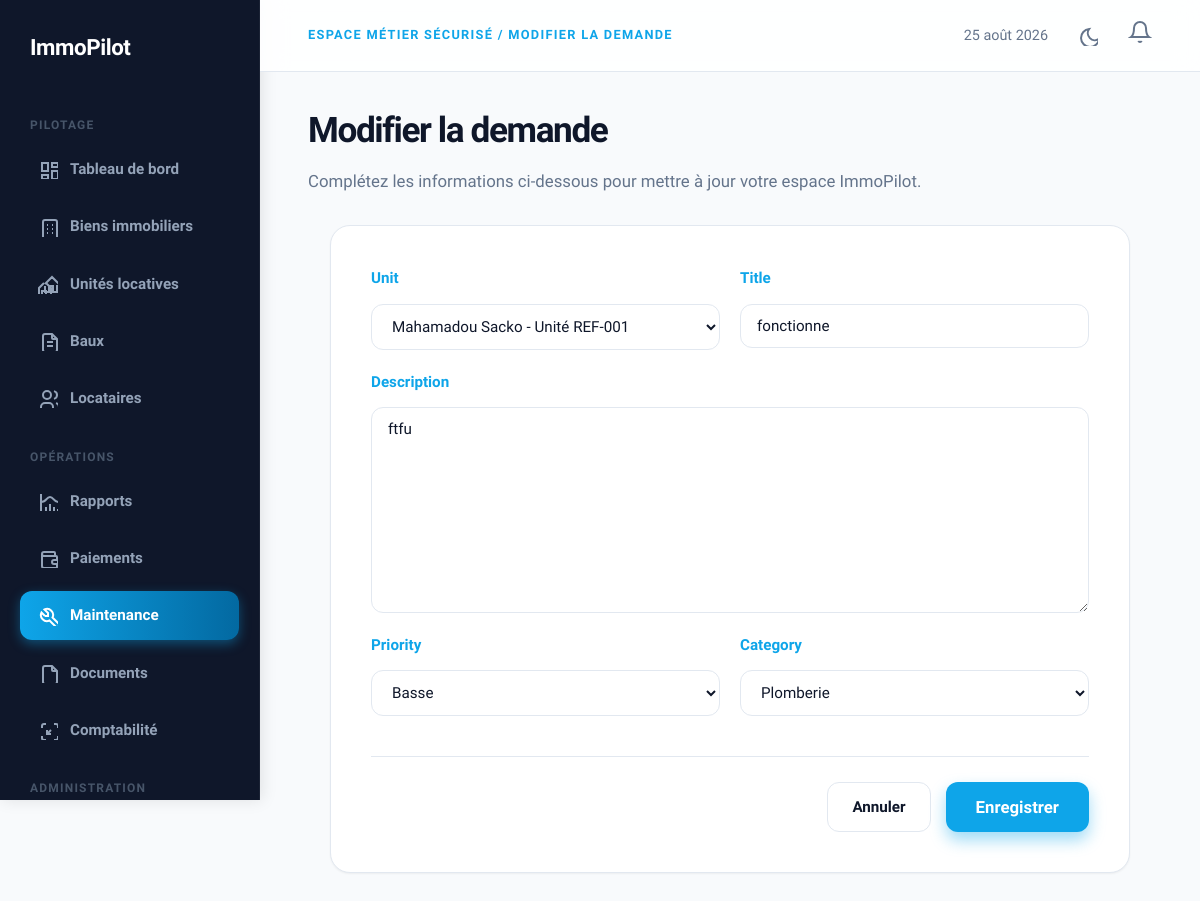
/maintenance/1/modifier/ (signed in), run on the app's committed database.
### Comptes/models.py (models this page shows, shortened)
class SiteSettings(models.Model):
    app_name = models.CharField(max_length=100, default='ImmoPilot', verbose_name='Nom de l\'application')
    logo = models.ImageField(upload_to='settings/', null=True, blank=True, verbose_name='Logo de l\'application')
    primary_color = models.CharField(max_length=20, default='#0ea5e9', verbose_name='Couleur principale')
    class Meta:
        verbose_name = 'Paramètre du site'
        verbose_name_plural = 'Paramètres du site'
    @classmethod
    def load(cls):
        obj, created = cls.objects.get_or_create(pk=1)
        return obj

### Maintenance/models.py (models this page shows, shortened)
class MaintenanceRequest(models.Model):
    PRIORITY_CHOICES = [
        ('low', 'Basse'),
        ('medium', 'Moyenne'),
        ('high', 'Haute'),
        ('urgent', 'Urgente'),
    ]
    STATUS_CHOICES = [
        ('submitted', 'Soumise'),
        ('in_progress', 'En cours'),
        ('completed', 'Terminée'),
        ('cancelled', 'Annulée'),
    ]
    unit = models.ForeignKey(
        Unit,
        on_delete=models.CASCADE,
        related_name='maintenance_requests'
    )
    tenant = models.ForeignKey(
        settings.AUTH_USER_MODEL,
        on_delete=models.SET_NULL,
        null=True,
        related_name='maintenance_requests'
    )
    title = models.CharField(max_length=200)
    description = models.TextField()
    priority = models.CharField(max_length=20, choices=PRIORITY_CHOICES, default='medium')
    status = models.CharField(max_length=20, choices=STATUS_CHOICES, default='submitted')
    category = models.CharField(
        max_length=100,
        choices=[
            ('plumbing', 'Plomberie'),
            ('electrical', 'Électricité'),
            ('heating', 'Chauffage'),
            ('appliances', 'Électroménager'),
            ('structural', 'Structurel'),
            ('other', 'Autre'),
        ],
        default='other'
    )
    assigned_to = models.ForeignKey(
        settings.AUTH_USER_MODEL,
        on_delete=models.SET_NULL,
        null=True,
        related_name='assigned_maintenance',
        limit_choices_to={'role': 'agent'}
    )
    submitted_at = models.DateTimeField(auto_now_add=True)
    completed_at = models.DateTimeField(null=True, blank=True)
    notes = models.TextField(blank=True)
    cost = models.DecimalField(max_digits=10, decimal_places=2, null=True, blank=True)
    class Meta:
        db_table = 'maintenance_maintenancerequest'
        ordering = ['-submitted_at']
        indexes = [
            models.Index(fields=['unit', 'status']),
            models.Index(fields=['status', 'priority']),
        ]

### Maintenance/views.py (the view)
# urls.py: path('<int:pk>/modifier/', maintenance_update, name='maintenance_update'),
@login_required
def maintenance_update(request, pk):
	item = get_object_or_404(MaintenanceRequest, pk=pk, unit__property__owner=request.user)
	form = MaintenanceRequestForm(request.user, request.POST or None, instance=item)
	if request.method == 'POST' and form.is_valid():
		form.save()
		messages.success(request, 'La demande de maintenance a été mise à jour.')
		return redirect('maintenance_list')
	return render(request, 'shared_form.html', {'form': form, 'page_title': 'Modifier la demande', 'back_url': 'maintenance_list'})

### Maintenance/forms.py
class MaintenanceRequestForm(forms.ModelForm):
    class Meta:
        model = MaintenanceRequest
        exclude = ('tenant', 'status', 'assigned_to', 'submitted_at', 'completed_at', 'notes', 'cost')
    def __init__(self, owner, *args, **kwargs):
        super().__init__(*args, **kwargs)
        self.fields['unit'].queryset = Unit.objects.filter(property__owner=owner)
        for field in self.fields.values():
            field.widget.attrs['class'] = 'field-input'
        self.fields['description'].widget.attrs['class'] = 'field-input field-textarea'

### Comptes/context_processors.py (called while the page is built)
def notifications(request):
    if request.user.is_authenticated:
        unread_notifications = Notification.objects.filter(user=request.user, is_read=False)
        return {'unread_notifications': unread_notifications, 'unread_notifications_count': unread_notifications.count()}
    return {'unread_notifications': [], 'unread_notifications_count': 0}

def site_settings_processor(request):
    return {
        'site_settings': SiteSettings.load()
    }

### Proprietes/models.py (called while the page is built)
    def __str__(self):
        return f"{self.property.name} - Unité {self.unit_number}"

### templates/shared_form.html (shortened to what this page needs)
{% extends "base.html" %}
{% block eyebrow %}Espace métier sécurisé / {{ page_title }}{% endblock %}
{% block content %}
<h1>{{ page_title }}</h1>
<p class="intro">Complétez les informations ci-dessous pour mettre à jour votre espace ImmoPilot.</p>
<div class="premium-card" style="max-width: 800px; margin: 0 auto; padding: 40px;">
  <form method="post"{% if has_file %} enctype="multipart/form-data"{% endif %}>{% csrf_token %}
  <div class="form-grid">
  {% for field in form %}
    <div class="field{% if field.name == 'description' or field.name == 'notes' %} full{% endif %}">
      <label for="{{ field.id_for_label }}" style="font-size: 0.95rem; font-weight: 600; color: var(--primary); margin-bottom: 5px; display: block;">{{ field.label }}</label>
      {{ field }}
    </div>
  {% endfor %}
  </div>
  <div class="form-actions" style="margin-top: 40px;">
    <a class="button" href="{% url back_url %}">Annuler</a>
    <button class="button primary" style="padding: 12px 30px; font-size: 1.05rem;" type="submit">Enregistrer</button>
  </div>
  </form>
</div>
{% endblock %}

### templates/includes/sidebar.html (shortened to what this page needs)
<aside class="app-sidebar">
<a class="side-brand" href="{% url 'dashboard' %}">
  {{ site_settings.app_name }}
</a>
<div class="side-label">Pilotage</div>
<nav>
<a class="{% if request.resolver_match.url_name == 'dashboard' %}active{% endif %}" href="{% url 'dashboard' %}">
  <svg width="20" height="20" fill="none" stroke="currentColor" stroke-width="2"><path d="M4 4h6v8H4z"></path><path d="M4 16h6v4H4z"></path><path d="M14 12h6v8h-6z"></path><path d="M14 4h6v4h-6z"></path></svg>
  Tableau de bord
</a>
<a class="{% if '/biens/unites' not in request.path and '/biens/' in request.path %}active{% endif %}" href="{% url 'property_list' %}">
  Biens immobiliers
</a>
<a class="{% if '/biens/unites' in request.path %}active{% endif %}" href="{% url 'unit_list' %}">
  <svg width="20" height="20" fill="none" stroke="currentColor" stroke-width="2"><path d="M8 9l5 5v7h-5v-4H4v4H1v-7l5 -5m1 1l7 -7l9 9h-4v6h-4v-6h-4v6h-4v-6"></path></svg>
  Unités locatives
</a>
<a class="{% if '/baux/' in request.path %}active{% endif %}" href="{% url 'lease_list' %}">
  <svg width="20" height="20" fill="none" stroke="currentColor" stroke-width="2"><path d="M14 3v4a1 1 0 0 0 1 1h4"></path><path d="M17 21h-10a2 2 0 0 1 -2 -2v-14a2 2 0 0 1 2 -2h7l5 5v11a2 2 0 0 1 -2 2z"></path><path d="M9 15h6"></path><path d="M9 11h6"></path></svg>
  Baux
</a>
<a class="{% if '/baux/crm/' in request.path %}active{% endif %}" href="{% url 'tenant_crm' %}">
  <svg width="20" height="20" fill="none" stroke="currentColor" stroke-width="2"><path d="M9 7m-4 0a4 4 0 1 0 8 0a4 4 0 1 0 -8 0"></path><path d="M3 21v-2a4 4 0 0 1 4 -4h4a4 4 0 0 1 4 4v2"></path><path d="M16 3.13a4 4 0 0 1 0 7.75"></path><path d="M21 21v-2a4 4 0 0 0 -3 -3.85"></path></svg>
  Locataires
</a>
</nav>
<div class="side-label">Opérations</div>
<nav>
<a class="{% if '/rapports/' in request.path %}active{% endif %}" href="{% url 'business_report' %}">
  <svg width="20" height="20" fill="none" stroke="currentColor" stroke-width="2"><path d="M3 3v18h18"></path><path d="M20 18v3"></path><path d="M16 16v5"></path><path d="M12 13v8"></path><path d="M8 16v5"></path><path d="M3 11c6 0 5 -5 9 -5s3 5 9 5"></path></svg>
  Rapports
</a>
<a class="{% if '/paiements/' in request.path %}active{% endif %}" href="{% url 'payment_list' %}">
  <svg width="20" height="20" fill="none" stroke="currentColor" stroke-width="2"><path d="M17 8v-3a1 1 0 0 0 -1 -1h-10a2 2 0 0 0 0 4h12a1 1 0 0 1 1 1v3m0 4v3a1 1 0 0 1 -1 1h-12a2 2 0 0 1 -2 -2v-12"></path><path d="M20 12v4h-4a2 2 0 0 1 0 -4h4"></path></svg>
  Paiements
</a>
<a class="{% if '/maintenance/' in request.path %}active{% endif %}" href="{% url 'maintenance_list' %}">
  <svg width="20" height="20" fill="none" stroke="currentColor" stroke-width="2"><path d="M7 10h3v-3l-3.5 -3.5a6 6 0 0 1 8 8l6 6a2 2 0 0 1 -3 3l-6 -6a6 6 0 0 1 -8 -8l3.5 3.5"></path></svg>
  Maintenance
</a>
<a class="{% if '/documents/' in request.path %}active{% endif %}" href="{% url 'document_list' %}">
  <svg width="20" height="20" fill="none" stroke="currentColor" stroke-width="2"><path d="M14 3v4a1 1 0 0 0 1 1h4"></path><path d="M17 21h-10a2 2 0 0 1 -2 -2v-14a2 2 0 0 1 2 -2h7l5 5v11a2 2 0 0 1 -2 2z"></path></svg>
  Documents
</a>
<a class="{% if '/comptabilite/' in request.path %}active{% endif %}" href="{% url 'transaction_list' %}">
  <svg width="20" height="20" fill="none" stroke="currentColor" stroke-width="2"><path d="M4 8v-2a2 2 0 0 1 2 -2h2"></path><path d="M4 16v2a2 2 0 0 0 2 2h2"></path><path d="M16 4h2a2 2 0 0 1 2 2v2"></path><path d="M16 20h2a2 2 0 0 0 2 -2v-2"></path><path d="M9 10v4h4"></path><path d="M13 10l-4 4"></path></svg>
  Comptabilité
</a>
</nav>
{% if request.user.is_authenticated %}
  {% if request.user.role == 'admin' or request.user.role == 'owner' %}
  <div class="side-label">Administration</div>
  {% endif %}
{% endif %}
</aside>

### static/css/design_system.css (style rules this page uses)
:root { --bg-app: #f8fafc; --bg-sidebar: #0f172a; --bg-card: #ffffff; --primary: #0ea5e9; --primary-hover: #0284c7; --primary-glow: rgba(14, 165, 233, 0.4); --accent: #10b981; --accent-glow: rgba(16, 185, 129, 0.4); --danger: #ef4444; --warning: #f59e0b; --text-main: #0f172a; --text-muted: #64748b; --text-sidebar: #94a3b8; --text-sidebar-hover: #f1f5f9; --border-color: #e2e8f0; --shadow-sm: 0 1px 2px 0 rgba(0, 0, 0, 0.05); --shadow-md: 0 4px 6px -1px rgba(0, 0, 0, 0.1), 0 2px 4px -1px rgba(0, 0, 0, 0.06); --shadow-lg: 0 10px 15px -3px rgba(0, 0, 0, 0.1), 0 4px 6px -2px rgba(0, 0, 0, 0.05); --shadow-hover: 0 20px 25px -5px rgba(0, 0, 0, 0.1), 0 10px 10px -5px rgba(0, 0, 0, 0.04); --glass-bg: rgba(255, 255, 255, 0.85); --glass-border: rgba(255, 255, 255, 0.3); --font-sans: 'Plus Jakarta Sans', sans-serif; }
body, .app-sidebar, .premium-card, .panel, .stat, .metric, .card, .mini-card, .form-panel, .empty-box, header.top-header { transition: background-color 0.3s ease, border-color 0.3s ease, color 0.3s ease, box-shadow 0.3s ease; }
* { box-sizing: border-box; margin: 0; padding: 0; }
body { font-family: var(--font-sans); background: var(--bg-app); color: var(--text-main); line-height: 1.6; -webkit-font-smoothing: antialiased; }
a { color: inherit; text-decoration: none; }
aside.app-sidebar { background: var(--bg-sidebar); color: var(--text-sidebar); padding: 30px 20px; display: flex; flex-direction: column; position: sticky; top: 0; height: 100vh; overflow-y: auto; border-right: 1px solid rgba(255, 255, 255, 0.05); box-shadow: 2px 0 15px rgba(0,0,0,0.1); }
.side-brand { color: #fff; font-size: 1.4rem; font-weight: 800; letter-spacing: -0.02em; padding: 0 10px 30px; display: block; }
.side-label { color: #475569; font-size: 0.75rem; font-weight: 700; letter-spacing: 0.1em; padding: 20px 10px 10px; text-transform: uppercase; }
.app-sidebar nav { display: grid; gap: 4px; }
.app-sidebar nav a { display: flex; align-items: center; gap: 12px; padding: 12px 18px; color: var(--text-sidebar); text-decoration: none; border-radius: 12px; margin-bottom: 5px; font-weight: 600; font-size: 0.95rem; transition: all 0.2s cubic-bezier(0.4, 0, 0.2, 1); }
.app-sidebar nav a.active { background: linear-gradient(90deg, var(--primary) 0%, #0369a1 100%); color: #fff; box-shadow: 0 4px 12px var(--primary-glow); }
h1 { font-size: 2.2rem; font-weight: 800; letter-spacing: -0.04em; margin-bottom: 10px; color: var(--text-main); }
.intro { color: var(--text-muted); font-size: 1.05rem; margin-bottom: 30px; }
.premium-card, .panel, .stat, .metric, .card, .mini-card, .form-panel, .empty-box { background: var(--bg-card); border: 1px solid var(--border-color); border-radius: 20px; box-shadow: var(--shadow-sm); transition: all 0.3s cubic-bezier(0.4, 0, 0.2, 1); position: relative; }
.button, .primary, .btn { display: inline-flex; align-items: center; justify-content: center; padding: 12px 24px; border-radius: 12px; font-weight: 700; font-size: 0.95rem; transition: all 0.3s cubic-bezier(0.4, 0, 0.2, 1); cursor: pointer; border: none; font-family: inherit; }
.primary, .btn-primary { background: var(--primary); color: #fff; box-shadow: 0 8px 16px var(--primary-glow); }
.button:not(.primary):not(.btn-primary) { background: #fff; border: 1px solid var(--border-color); color: var(--text-main); }
.form-grid { display: grid; grid-template-columns: repeat(2, 1fr); gap: 20px; }
.field { display: flex; flex-direction: column; gap: 8px; }
.field.full { grid-column: 1 / -1; }
.field label { font-size: 0.9rem; font-weight: 600; color: var(--text-main); }
.field-input, input[type="text"], input[type="email"], input[type="password"], select, textarea { padding: 12px 16px; border: 1px solid var(--border-color); border-radius: 12px; font-family: inherit; font-size: 0.95rem; background: var(--bg-card); color: var(--text-main); transition: all 0.2s; }
.form-actions { border-top: 1px solid var(--border-color); display: flex; gap: 15px; justify-content: flex-end; margin-top: 30px; padding-top: 25px; }

### data on the page
SiteSettings: app_name "ImmoPilot"
MaintenanceRequest: form "Mahamadou Sacko - Unité REF-001" "fonctionne" "ftfu" "Basse" "Plomberie"

### other printed values
{{ page_title }} "MODIFIER LA DEMANDE"
{{ page_title }} "Modifier la demande"
{{ field.label }} "Unit" "Title" "Description" "Priority" "Category"
